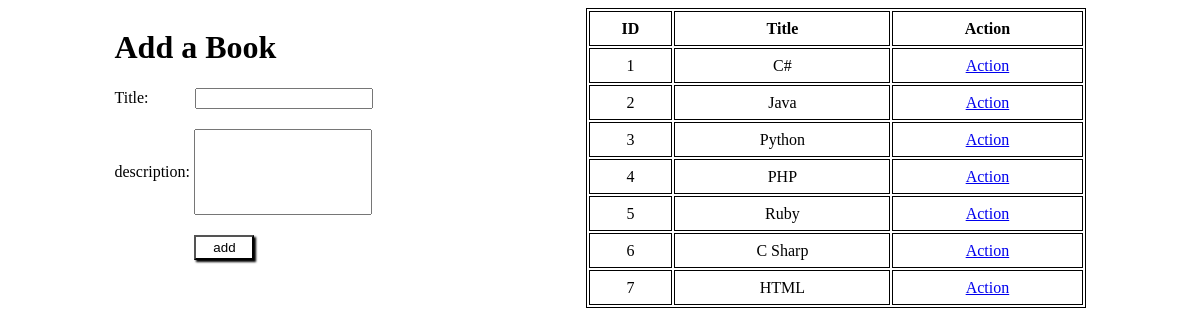
The app's page /, older data.
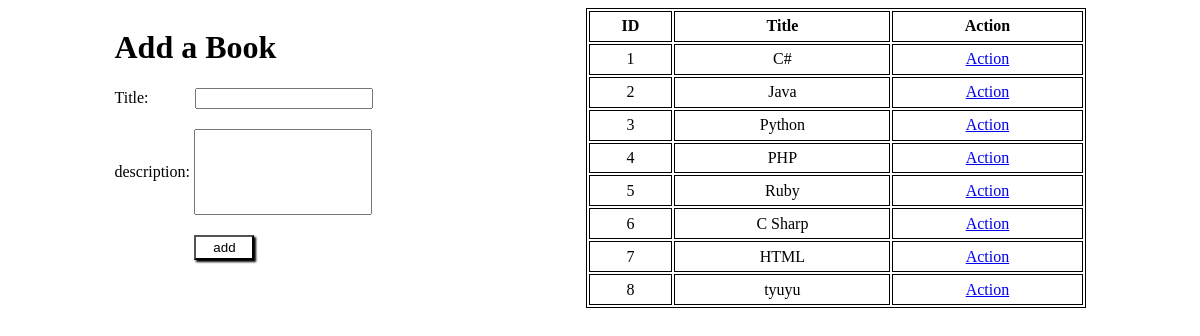
The same page, newer data.
### book_authors_app/models.py (models this page shows)
class Book(models.Model):
	title = models.CharField(max_length=255)
	desc = models.TextField()
	created_at = models.DateTimeField(auto_now_add=True)
	updated_at = models.DateTimeField(auto_now=True)

### book_authors_app/views.py (the view)
# urls.py: path('', views.index),
def index(request):
    context= {
    'all_books' : Book.objects.all()
    }
    return render(request, 'index.html', context)

### book_authors_app/templates/index.html (shortened to what this page needs)
<!DOCTYPE html>
<html lang="en">
<head>
    {%load static%}
    <link rel="stylesheet" href="{% static 'style.css' %}">
</head>
<body>
    <div class="container">
        <div class="book_form">
            <form action="/add_book" method="post">
                <h1>Add a Book</h1>
                <div>
                    <label for="title">Title: </label>
                    <input class="input1" type="text" name="title" >
                </div>
                <div>
                    <label for="description">description: </label>
                    <input class="input2" type="text" name="description">
                </div>
                <input type="submit" value="add" class="add">
            </form>
        </div>
        <table>
            <tr>
                <th>ID</th>
                <th>Title</th>
                <th>Action</th>
            </tr>
            {% for Book in all_books  %}
            <tr>
                <td>{{ Book.id }}</td>
                <td>{{ Book.title }}</td>
                <td><a href="/books/{{Book.id}}">Action</a></td>
            </tr>
            {% endfor %}
        </table>
    </div>
</body>
</html>

### book_authors_app/static/style.css (style rules this page uses)
table { border: 1px solid black; width: 500px; height: 300px; }
th, td { text-align: center; border: 1px solid black; }
.input2 { width: 170px; height: 80px; }
.container { display: flex; justify-content: space-around; }
.input1 { margin-left: 42px; margin-bottom: 20px; width: 170px }
.add { display: block; margin-left: 80px; margin-top: 20px; width: 60px; height: 25px; background-color: white; box-shadow: 2px 2px 2px black; }

Row changes from the older to the newer data that the page shows:
added Book: id "8", title "tyuyu"
